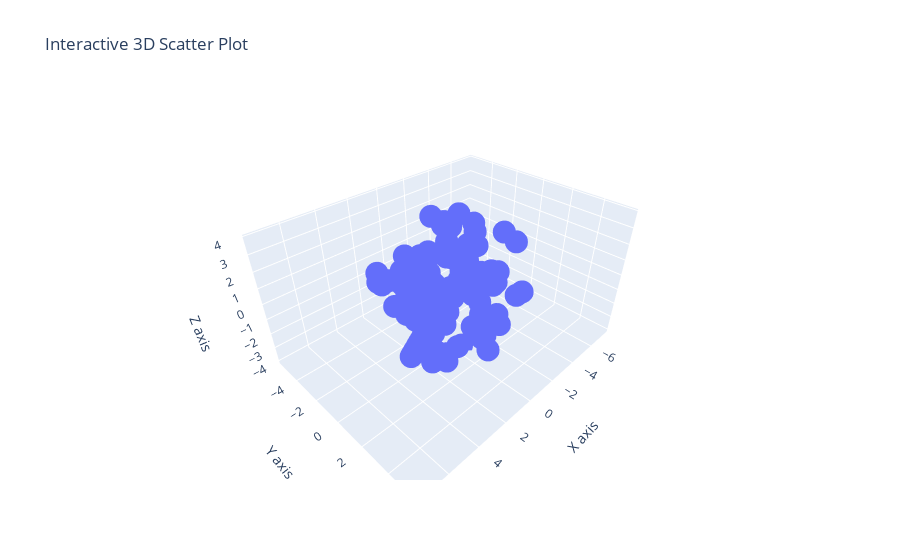

Write notebook code for a chart like this one.
### Markdown cell above
Interactive 3D plot

### Code cell
import plotly.graph_objs as go
import numpy as np
X_train=np.array(generate_random_points_in_ball(100,6,5))
X_bisect_3d=np.row_stack((bisect(50,5,10,3),bisect(50,-10,-5,3)))
d=5
# v=np.array([1,1,0,0,0,0])
v=np.array([4,3,2,0,0,0])
X_bisect_prop=np.row_stack((new_bisect_prop(50,d,v),new_bisect_prop(50,d,-v)))
# Create a 3D scatter plot
X=np.r_[X_train,X_bisect_prop]
trace = go.Scatter3d(
    x=X[:,0],
    y=X[:,1],
    z=X[:,2],
    mode='markers',
)
# Define the layout
layout = go.Layout(
    scene=dict(
        xaxis=dict(title='X axis'),
        yaxis=dict(title='Y axis'),
        zaxis=dict(title='Z axis')
    ),
    title='Interactive 3D Scatter Plot'
)
# Create the figure
fig = go.Figure(data=[trace], layout=layout)
# Show the plot
fig.show()

### Figure 1 — Plotly figure (JSON) as saved in the notebook; plotly's stock layout.template omitted (floating-point values rounded to 4 significant figures; data arrays with more than 128 entries replaced by an {"elided": "..."} marker saying what was removed)
{"data": [{"mode": "markers", "type": "scatter3d", "x": {"elided": "200 float values"}, "y": {"elided": "200 float values"}, "z": {"elided": "200 float values"}}], "layout": {"scene": {"xaxis": {"title": {"text": "X axis"}}, "yaxis": {"title": {"text": "Y axis"}}, "zaxis": {"title": {"text": "Z axis"}}}, "title": {"text": "Interactive 3D Scatter Plot"}}}
